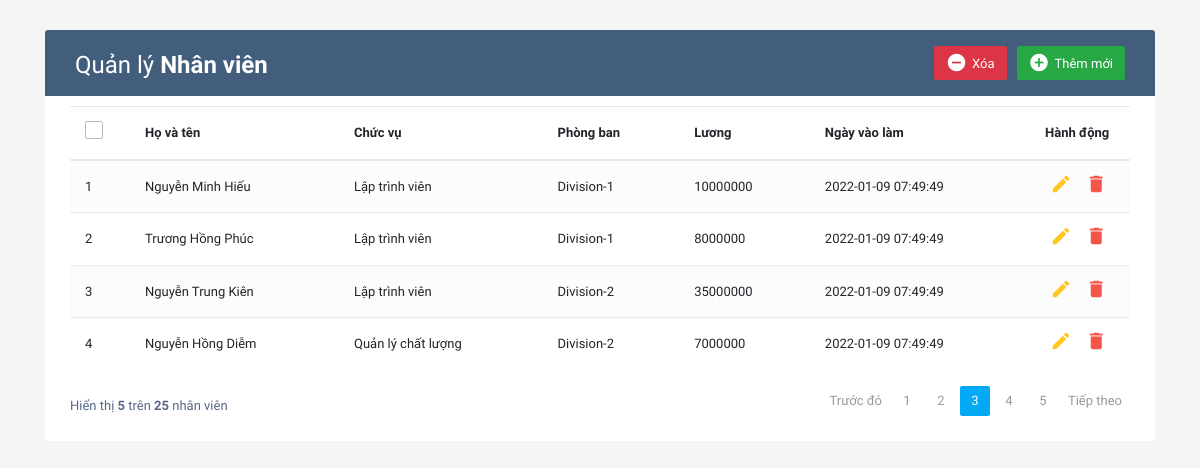
The page / on the database its author committed.
### tables this page shows
CREATE TABLE `nhanvien` (
  `maNV` int(11) NOT NULL,
  `hovaten` varchar(100) NOT NULL,
  `chucvu` varchar(100) NOT NULL,
  `phongban` varchar(100) NOT NULL,
  `luong` int(11) NOT NULL DEFAULT 0,
  `ngayvaolam` datetime NOT NULL DEFAULT current_timestamp()
);

### src/employee_management.php (called while the page is built, shortened)
<?php require('config.php');
function fetch_list()
{
    global $connect;
    $sql = "SELECT * FROM `nhanvien`";
    return mysqli_query($connect, $sql);
}

### src/index.php (the view, shortened to what this page needs)
<?php require('employee_management.php'); ?>
<!DOCTYPE html>
<html lang="en">
<head>
    <link rel="stylesheet" href="https://stackpath.bootstrapcdn.com/bootstrap/4.5.0/css/bootstrap.min.css">
    <link rel="stylesheet" href="https://maxcdn.bootstrapcdn.com/font-awesome/4.7.0/css/font-awesome.min.css">
    <link rel="stylesheet" href="employee.css">
</head>
</head>
<body>
    <div class="container-xl">
        <div class="table-responsive">
            <div class="table-wrapper">
                <div class="table-title">
                    <div class="row">
                        <div class="col-sm-6">
                            <h2>Quản lý <b>Nhân viên</b></h2>
                        </div>
                        <div class="col-sm-6">
                            <a href="#addEmployeeModal" class="btn btn-success" data-toggle="modal"><i class="material-icons">&#xE147;</i> <span>Thêm mới</span></a>
                            <a href="#deleteEmployeeModal" class="btn btn-danger" data-toggle="modal"><i class="material-icons">&#xE15C;</i> <span>Xóa</span></a>
                        </div>
                    </div>
                </div>
                <table class="table table-striped table-hover">
                    <thead>
                        <tr>
                            <th>
                                <span class="custom-checkbox">
                                    <label for="selectAll"></label>
                                </span>
                            </th>
                            <th>Họ và tên</th>
                            <th>Chức vụ</th>
                            <th>Phòng ban</th>
                            <th>Lương</th>
                            <th>Ngày vào làm</th>
                            <th>Hành động</th>
                        </tr>
                    </thead>
                    <tbody>
                        <?php
                        $employees = fetch_list();
                        $stt = 1;
                        while ($row = mysqli_fetch_assoc($employees)) : ?>
                            <tr>
                                <td><?php echo $stt; ?></td>
                                <td><?php echo $row['hovaten']; ?></td>
                                <td><?php echo $row['chucvu']; ?></td>
                                <td><?php echo $row['phongban']; ?></td>
                                <td><?php echo $row['luong']; ?></td>
                                <td><?php echo $row['ngayvaolam']; ?></td>
                                <td>
                                    <a href="#editEmployeeModal" class="edit" data-toggle="modal"><i class="material-icons" data-toggle="tooltip" title="Edit">&#xE254;</i></a>
                                    <a href="#deleteEmployeeModal" class="delete" data-toggle="modal"><i class="material-icons" data-toggle="tooltip" title="Delete">&#xE872;</i></a>
                                </td>
                            </tr>
                            <?php $stt++; ?>
                        <?php endwhile; ?>
                    </tbody>
                </table>
                <div class="clearfix">
                    <div class="hint-text">Hiển thị <b>5</b> trên <b>25</b> nhân viên</div>
                    <ul class="pagination">
                        <li class="page-item disabled"><a href="#">Trước đó</a></li>
                        <li class="page-item"><a href="#" class="page-link">1</a></li>
                        <li class="page-item"><a href="#" class="page-link">2</a></li>
                        <li class="page-item active"><a href="#" class="page-link">3</a></li>
                        <li class="page-item"><a href="#" class="page-link">4</a></li>
                        <li class="page-item"><a href="#" class="page-link">5</a></li>
                        <li class="page-item"><a href="#" class="page-link">Tiếp theo</a></li>
                    </ul>
                </div>
            </div>
        </div>
    </div>
</body>
</html>

### src/employee.css (style rules this page uses)
body { color: #566787; background: #f5f5f5; font-family: 'Varela Round', sans-serif; font-size: 13px; }
.table-responsive { margin: 30px 0; }
.table-wrapper { background: #fff; padding: 20px 25px; border-radius: 3px; min-width: 1000px; box-shadow: 0 1px 1px rgba(0, 0, 0, .05); }
.table-title { padding-bottom: 15px; background: #435d7d; color: #fff; padding: 16px 30px; min-width: 100%; margin: -20px -25px 10px; border-radius: 3px 3px 0 0; }
.table-title h2 { margin: 5px 0 0; font-size: 24px; }
.table-title .btn { color: #fff; float: right; font-size: 13px; border: none; min-width: 50px; border-radius: 2px; border: none; outline: none !important; margin-left: 10px; }
.table-title .btn i { float: left; font-size: 21px; margin-right: 5px; }
.table-title .btn span { float: left; margin-top: 2px; }
table.table tr th, table.table tr td { border-color: #e9e9e9; padding: 12px 15px; vertical-align: middle; }
table.table tr th:first-child { width: 60px; }
table.table tr th:last-child { width: 100px; }
table.table-striped tbody tr:nth-of-type(odd) { background-color: #fcfcfc; }
table.table td:last-child i { opacity: 0.9; font-size: 22px; margin: 0 5px; }
table.table td a { font-weight: bold; color: #566787; display: inline-block; text-decoration: none; outline: none !important; }
table.table td a.edit { color: #FFC107; }
table.table td a.delete { color: #F44336; }
table.table td i { font-size: 19px; }
.pagination { float: right; margin: 0 0 5px; }
.pagination li a { border: none; font-size: 13px; min-width: 30px; min-height: 30px; color: #999; margin: 0 2px; line-height: 30px; border-radius: 2px !important; text-align: center; padding: 0 6px; }
.pagination li.active a, .pagination li.active a.page-link { background: #03A9F4; }
.hint-text { float: left; margin-top: 10px; font-size: 13px; }
.custom-checkbox { position: relative; }
.custom-checkbox label:before { width: 18px; height: 18px; }
.custom-checkbox label:before { content: ''; margin-right: 10px; display: inline-block; vertical-align: text-top; background: white; border: 1px solid #bbb; border-radius: 2px; box-sizing: border-box; z-index: 2; }

### rows shown on the page
nhanvien: hovaten "Nguyễn Minh Hiếu", chucvu "Lập trình viên", phongban "Division-1", luong "10000000", ngayvaolam "2022-01-09 07:49:49"
nhanvien: hovaten "Trương Hồng Phúc", chucvu "Lập trình viên", phongban "Division-1", luong "8000000", ngayvaolam "2022-01-09 07:49:49"
nhanvien: hovaten "Nguyễn Trung Kiên", chucvu "Lập trình viên", phongban "Division-2", luong "35000000", ngayvaolam "2022-01-09 07:49:49"
nhanvien: hovaten "Nguyễn Hồng Diễm", chucvu "Quản lý chất lượng", phongban "Division-2", luong "7000000", ngayvaolam "2022-01-09 07:49:49"
